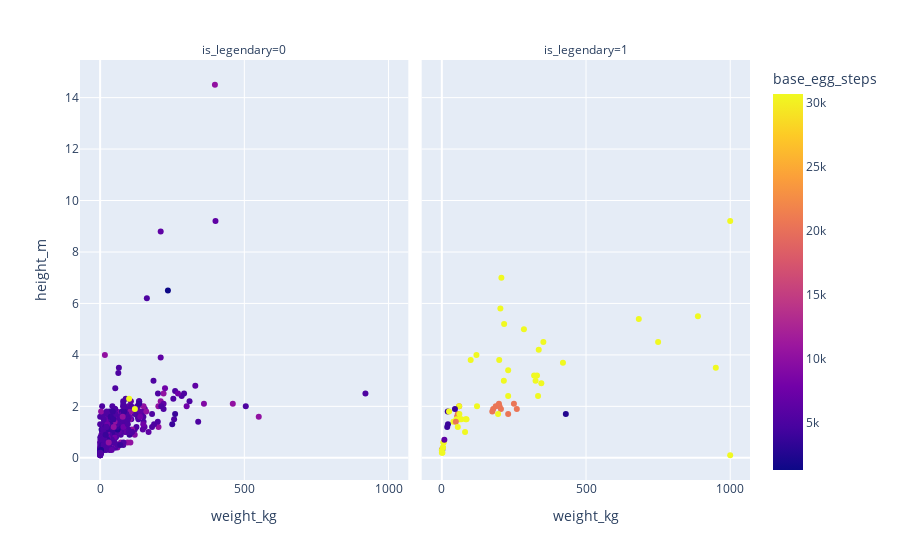

This figure's notebook cell:
### Code cell
fig = px.scatter(df, x="weight_kg", y="height_m", color = 'base_egg_steps', facet_col = 'is_legendary')
fig.show()

### Figure 1 — Plotly figure (JSON) as saved in the notebook; plotly's stock layout.template omitted (floating-point values rounded to 4 significant figures; data arrays with more than 128 entries replaced by an {"elided": "..."} marker saying what was removed)
{"data": [{"hovertemplate": "is_legendary=0<br>weight_kg=%{x}<br>height_m=%{y}<br>base_egg_steps=%{marker.color}<extra></extra>", "legendgroup": "", "marker": {"color": {"elided": "731 int values"}, "coloraxis": "coloraxis", "symbol": "circle"}, "mode": "markers", "name": "", "orientation": "v", "showlegend": false, "type": "scatter", "x": {"elided": "731 float values"}, "xaxis": "x", "y": {"elided": "731 float values"}, "yaxis": "y"}, {"hovertemplate": "is_legendary=1<br>weight_kg=%{x}<br>height_m=%{y}<br>base_egg_steps=%{marker.color}<extra></extra>", "legendgroup": "", "marker": {"color": [20480, 20480, 20480, 30720, 30720, 20480, 20480, 20480, 30720, 30720, 30720, 20480, 20480, 20480, 30720, 30720, 30720, 30720, 30720, 30720, 30720, 20480, 20480, 20480, 30720, 30720, 2560, 30720, 30720, 30720, 2560, 30720, 30720, 30720, 30720, 20480, 20480, 20480, 30720, 30720, 30720, 30720, 30720, 30720, 20480, 30720, 30720, 30720, 30720, 30720, 6400, 30720, 30720, 3840, 3840, 3840, 3840, 30720, 30720, 30720, 30720, 30720, 30720, 30720, 30720, 30720, 30720, 30720, 30720, 30720], "coloraxis": "coloraxis", "symbol": "circle"}, "mode": "markers", "name": "", "orientation": "v", "showlegend": false, "type": "scatter", "x": [55.4, 52.6, 60, 122, 4, 178, 198, 187, 216, 199, 5, 230, 175, 205, 40, 60, 352, 950, 206.5, 1.1, 60.8, 0.3, 0.3, 0.3, 683, 336, 430, 420, 750, 85.6, 1.4, 50.5, 2.1, 320, 4, 250, 260, 200, 63, 61, 330, 345, 68, 325, 48.5, 6.5, 82.5, 215, 203, 284.6, 8.8, null, 195, 20.5, 18.6, 45.5, 21.2, 0.1, 999.9, 230, 120, 55.5, 333.6, 25, 100, 999.9, 0.1, 888, 230, 80.5], "xaxis": "x2", "y": [1.7, 1.6, 2, 2, 0.4, 1.9, 2.1, 2, 5.2, 3.8, 0.6, 1.7, 1.8, 1.9, 1.4, 2, 4.5, 3.5, 7, 0.3, 1.7, 0.3, 0.3, 0.3, 5.4, 4.2, 1.7, 3.7, 4.5, 1.5, 0.3, 1.5, 0.2, 3.2, 0.4, 2.1, 1.9, 2, 1.5, 1.5, 3.2, 2.9, 1.5, 3, 1.4, 0.6, 1.5, 3, 5.8, 5, 0.7, null, 1.7, 1.8, 1.2, 1.9, 1.3, 0.2, 0.1, 3.4, 4, 1.2, 2.4, 1.8, 3.8, 9.2, 0.3, 5.5, 2.4, 1], "yaxis": "y2"}], "layout": {"annotations": [{"font": {}, "showarrow": false, "text": "is_legendary=0", "x": 0.245, "xanchor": "center", "xref": "paper", "y": 1, "yanchor": "bottom", "yref": "paper"}, {"font": {}, "showarrow": false, "text": "is_legendary=1", "x": 0.755, "xanchor": "center", "xref": "paper", "y": 1, "yanchor": "bottom", "yref": "paper"}], "coloraxis": {"colorbar": {"title": {"text": "base_egg_steps"}}, "colorscale": [[0, "#0d0887"], [0.1111, "#46039f"], [0.2222, "#7201a8"], [0.3333, "#9c179e"], [0.4444, "#bd3786"], [0.5556, "#d8576b"], [0.6667, "#ed7953"], [0.7778, "#fb9f3a"], [0.8889, "#fdca26"], [1, "#f0f921"]]}, "legend": {"tracegroupgap": 0}, "margin": {"t": 60}, "xaxis": {"anchor": "y", "domain": [0, 0.49], "title": {"text": "weight_kg"}}, "xaxis2": {"anchor": "y2", "domain": [0.51, 1], "matches": "x", "title": {"text": "weight_kg"}}, "yaxis": {"anchor": "x", "domain": [0, 1], "title": {"text": "height_m"}}, "yaxis2": {"anchor": "x2", "domain": [0, 1], "matches": "y", "showticklabels": false}}}
